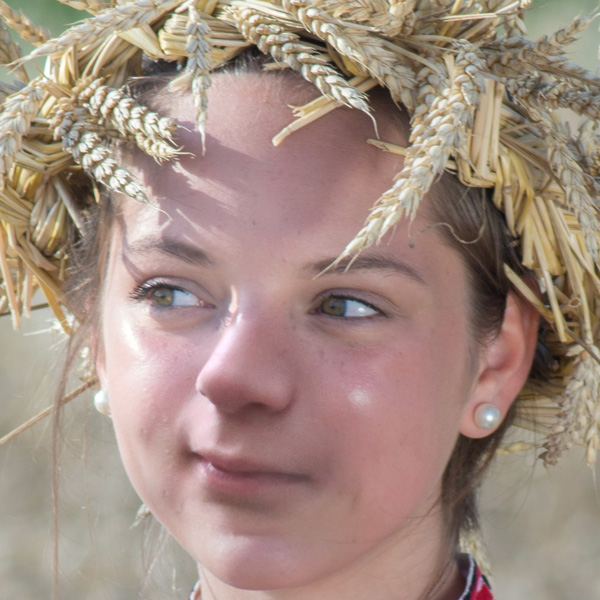
#> input picture data/raw/fake/easy_106_0011.jpg, 600 x 600 px, found by its file name; its folder holds only this picture in this run
$ python forensics.py
#> lines starting #> are read from the running program, lines starting #| are printed output that depends on the picture
import cv2
import numpy as np
from PIL import Image, ImageChops, ImageEnhance
from PIL.ExifTags import TAGS
import os
import uuid
from datetime import datetime
from pathlib import Path

# ==========================================
# 1. METADATA ANALYSIS
# ==========================================
def get_metadata_score(image_path):
    try:
        img = Image.open(image_path)
        exif_data = img._getexif()
        if exif_data:
            for tag_id, value in exif_data.items():
                tag = TAGS.get(tag_id, tag_id)
                if tag == 'Software' and any(x in str(value).lower() for x in ['adobe', 'photoshop', 'gimp']):
                    return 100.0
            return 0.0
        else:
            return 40.0
    except:
        return 20.0

# ==========================================
# 2. COMPLETE ELA (Error Level Analysis)
# ==========================================
def get_ela_image_and_score(image_path, quality=95):
    """Get ELA image and score together (reusable for visualizations)"""
    temp_file = f"temp_{uuid.uuid4().hex}.jpg"
    try:
        original = Image.open(image_path).convert("RGB")
        original.save(temp_file, "JPEG", quality=quality)
        resaved = Image.open(temp_file)

        ela_diff = ImageChops.difference(original, resaved)
        extrema = ela_diff.getextrema()
        scale = 255.0 / (max(ex[1] for ex in extrema) or 1)
        ela_enhanced = ImageEnhance.Brightness(ela_diff).enhance(scale)

        avg_brightness = np.mean(np.array(ela_enhanced.convert("L")))
        score = min(100.0, avg_brightness * 4)

        return ela_enhanced, round(float(score), 2), original
    except Exception as e:
        return None, 0.0, None
    finally:
        if os.path.exists(temp_file):
            os.remove(temp_file)

def get_ela_score(image_path, quality=95):
    """Wrapper for backward compatibility"""
    _, score, _ = get_ela_image_and_score(image_path, quality)
    return score

# ==========================================
# 3. COPY-MOVE DETECTION
# ==========================================
def get_copy_move_image_and_score(image_path, enhanced=False):
    """Get copy-move visualization and score"""
    img = cv2.imread(image_path)
    if img is None:
        return img, 0.0

    gray = cv2.cvtColor(img, cv2.COLOR_BGR2GRAY)

    # Use enhanced parameters for Week 3 task
    if enhanced:
        orb = cv2.ORB_create(nfeatures=1500)
        distance_threshold = 0.12
        score_multiplier = 3.5
    else:
        orb = cv2.ORB_create(nfeatures=1000)
        distance_threshold = 0.10
        score_multiplier = 10.0

    kp, des = orb.detectAndCompute(gray, None)

    suspicious_points = []
    if des is not None:
        bf = cv2.BFMatcher(cv2.NORM_HAMMING)
        matches = bf.knnMatch(des, des, k=2)

        for m, n in matches:
            if m.distance < distance_threshold * n.distance and m.queryIdx != m.trainIdx:
                suspicious_points.append((kp[m.queryIdx].pt, kp[m.trainIdx].pt))

    # Draw on image
    for p1, p2 in suspicious_points:
        cv2.circle(img, tuple(map(int, p1)), 6, (0, 0, 255), 2)  # Red for source
        cv2.circle(img, tuple(map(int, p2)), 6, (255, 0, 0), 2)  # Blue for duplicate

    # Calculate score
    cm_score = min(100.0, len(suspicious_points) * score_multiplier)

    return img, round(cm_score, 2)

def get_copy_move_score(image_path):
    """Wrapper for backward compatibility"""
    _, score = get_copy_move_image_and_score(image_path, enhanced=False)
    return score

# ==========================================
# 4. VISUALIZATION FUNCTIONS (Week 3 Task)
# ==========================================
def generate_ela_overlay(image_path, output_dir="uploads/ela_overlays"):
    """Create ELA heatmap overlay visualization"""
    Path(output_dir).mkdir(exist_ok=True, parents=True)

    # Get ELA image and score efficiently
    ela_image, ela_score, original = get_ela_image_and_score(image_path)
    if ela_image is None:
        return None, ela_score

    # Convert to heatmap
    ela_gray = np.array(ela_image.convert("L"))
    heatmap = cv2.applyColorMap(ela_gray, cv2.COLORMAP_JET)

    # Overlay on original
    original_np = np.array(original)
    overlay = cv2.addWeighted(original_np, 0.7, heatmap, 0.3, 0)

    # Save
    filename = Path(image_path).name
    output_path = Path(output_dir) / f"ela_overlay_{filename}"
    cv2.imwrite(str(output_path), cv2.cvtColor(overlay, cv2.COLOR_RGB2BGR))

    return str(output_path), ela_score

def generate_copy_move_visualization(image_path, output_dir="uploads/cm_visuals"):
    """Create copy-move detection visualization with enhanced detection"""
    Path(output_dir).mkdir(exist_ok=True, parents=True)

    # Get enhanced visualization
    cm_image, cm_score = get_copy_move_image_and_score(image_path, enhanced=True)

    # Save
    filename = Path(image_path).name
    output_path = Path(output_dir) / f"cm_visual_{filename}"
    cv2.imwrite(str(output_path), cm_image)

    return str(output_path), cm_score

# ==========================================
# 5. COMBINED ANALYSIS FUNCTIONS
# ==========================================
def run_full_forensic_analysis(image_path, label="uploaded"):
    """Original forensic analysis (for backward compatibility)"""
    ela = get_ela_score(image_path)
    meta = get_metadata_score(image_path)
    cm = get_copy_move_score(image_path)

    combined = round((ela * 0.4) + (meta * 0.4) + (cm * 0.2), 2)
    risk_lvl = "HIGH" if combined > 70 else "MEDIUM" if combined > 35 else "LOW"

    return {
        "filename": os.path.basename(image_path),
        "label": label,
        "ela_score": ela,
        "metadata_score": meta,
        "copy_move_score": cm,
        "combined_risk": combined,
        "risk_level": risk_lvl
    }

def run_enhanced_forensic_analysis(image_path):
    """Enhanced forensic analysis with visualizations (Week 3 Task)"""
    # Get base scores
    base_result = run_full_forensic_analysis(image_path)
#> in get_ela_image_and_score, original is the input picture: PIL image 600x600 RGB; mean R, G, B 163.2, 141.2, 129.7
#> in get_ela_image_and_score, `extrema = ela_diff.getextrema()`: extrema = ((0, 18), (0, 11), (0, 24))
#> in get_ela_image_and_score, `scale = 255.0 / (max(ex[1] for ex in extrema) or 1)`: scale = 10.62
#> in get_ela_image_and_score, `ela_enhanced = ImageEnhance.Brightness(ela_diff).enhance(scale)`:
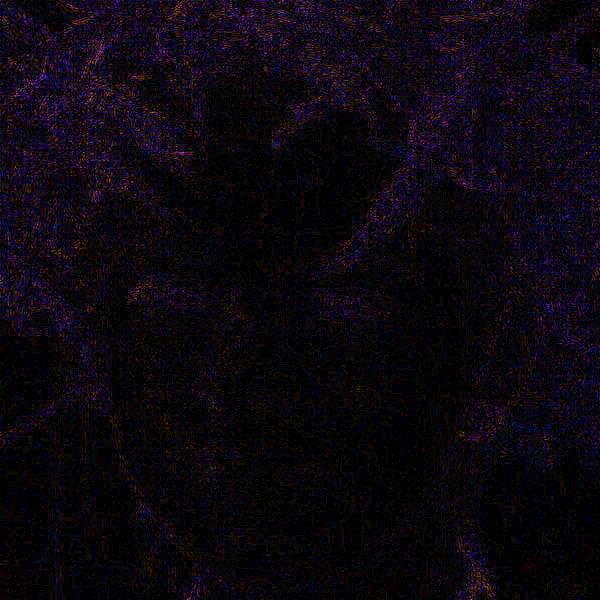
#> ela_enhanced: PIL image 600x600 RGB; mean R, G, B 12.2, 7, 14.4
#> in get_ela_image_and_score, `avg_brightness = np.mean(np.array(ela_enhanced.convert("L")))`: avg_brightness = 9.34
#> in get_ela_image_and_score, `score = min(100.0, avg_brightness * 4)`: score = 37.37
#> in get_copy_move_image_and_score, `gray = cv2.cvtColor(img, cv2.COLOR_BGR2GRAY)`:
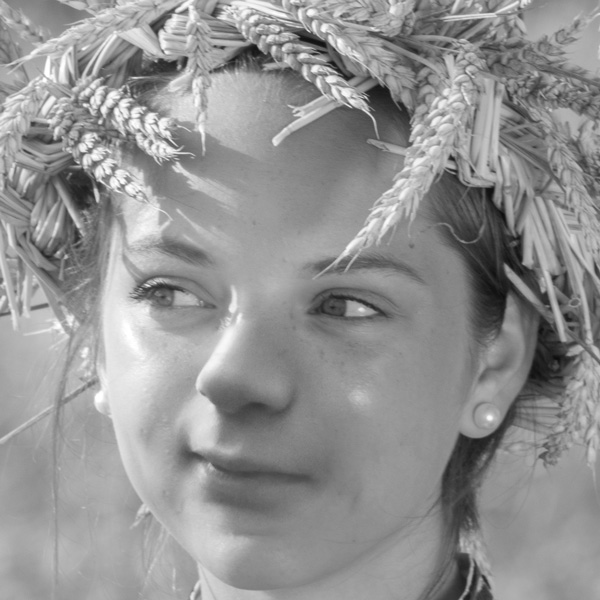
#> gray: shape (600, 600); min 12, max 255, mean 146.5
#> in get_copy_move_image_and_score, `kp, des = orb.detectAndCompute(gray, None)`: kp = 1000 keypoints; strongest (x, y, size): (88, 101, 31), (161, 31, 31), (122, 185, 31), (84, 153, 31)
#> in get_copy_move_image_and_score, `matches = bf.knnMatch(des, des, k=2)`: matches = 1000 matches
#> after the loop in get_copy_move_image_and_score, `for m, n in matches:`: suspicious_points = []
#> in get_copy_move_image_and_score, `cm_score = min(100.0, len(suspicious_points) * score_multiplier)`: cm_score = 0
#> in run_full_forensic_analysis, `combined = round((ela * 0.4) + (meta * 0.4) + (cm * 0.2), 2)`: combined = 30.95
#> in run_full_forensic_analysis, `risk_lvl = "HIGH" if combined > 70 else "MEDIUM" if combined > 35 else..`: risk_lvl = 'LOW'
#> base_result = {'filename': 'easy_106_0011.jpg', 'label': 'uploaded', 'ela_score': 37.37, 'metadata_score': 40, 'copy_move_score': 0, 'combined_risk': 30.95, 'risk_level': 'LOW'}

    # Generate visualizations
    ela_overlay_path, ela_enhanced = generate_ela_overlay(image_path)
#> in generate_ela_overlay, `ela_gray = np.array(ela_image.convert("L"))`:
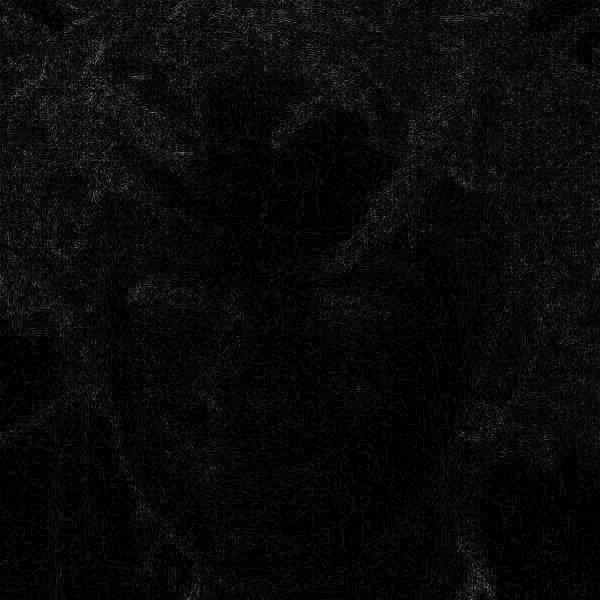
#> ela_gray: shape (600, 600); min 0, max 134, mean 9.3
#> in generate_ela_overlay, `heatmap = cv2.applyColorMap(ela_gray, cv2.COLORMAP_JET)`:
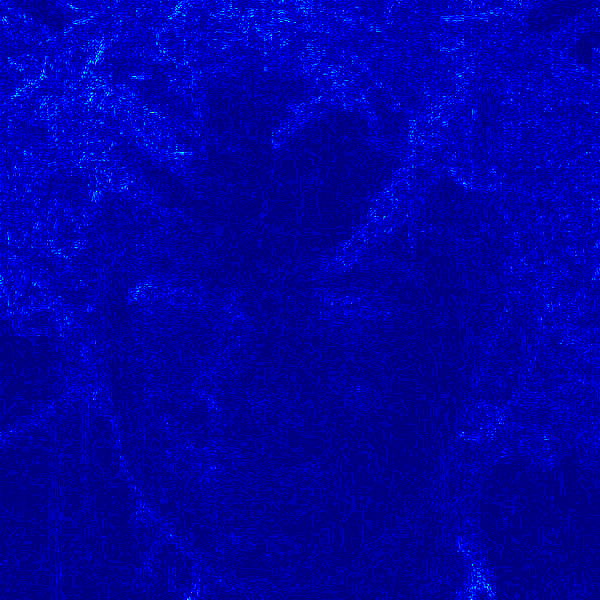
#> heatmap: shape (600, 600, 3); mean B, G, R 164, 1.3, 0
#> in generate_ela_overlay, `overlay = cv2.addWeighted(original_np, 0.7, heatmap, 0.3, 0)`:
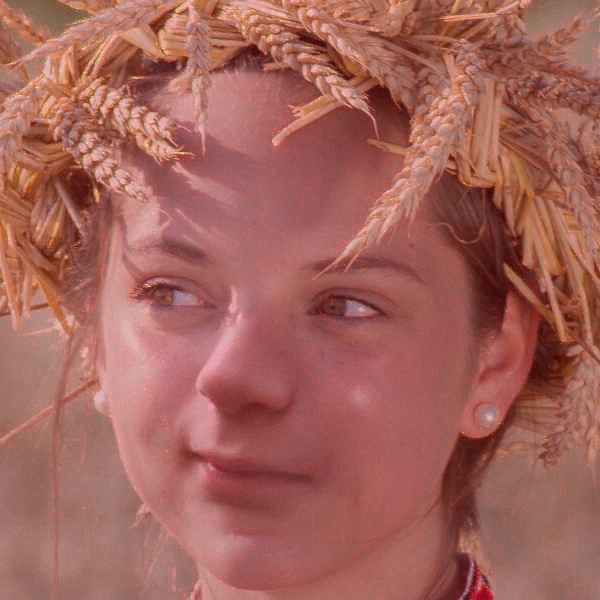
#> overlay: shape (600, 600, 3); mean R, G, B 163.4, 99.2, 90.8
    cm_visual_path, cm_enhanced = generate_copy_move_visualization(image_path)
#> in get_copy_move_image_and_score (call 2), `kp, des = orb.detectAndCompute(gray, None)`: kp = 1500 keypoints; strongest (x, y, size): (88, 101, 31), (161, 31, 31), (122, 185, 31), (84, 153, 31)
#> in get_copy_move_image_and_score (call 2), `matches = bf.knnMatch(des, des, k=2)`: matches = 1500 matches
#> in generate_copy_move_visualization, `cm_image, cm_score = get_copy_move_image_and_score(image_path, enhance..`: cm_score = 0
#> cm_enhanced = 0

    # Calculate enhanced combined score (50% ELA, 30% CM, 20% Meta)
    enhanced_combined = round(
        (ela_enhanced * 0.5) +
        (cm_enhanced * 0.3) +
        (base_result['metadata_score'] * 0.2),
        2
    )
#> enhanced_combined = 26.68

    enhanced_risk = "HIGH" if enhanced_combined > 65 else "MEDIUM" if enhanced_combined > 30 else "LOW"
#> enhanced_risk = 'LOW'

    # Return enhanced results
    return {
        **base_result,
        "ela_enhanced_score": ela_enhanced,
        "copy_move_enhanced_score": cm_enhanced,
        "enhanced_combined_risk": enhanced_combined,
        "enhanced_risk_level": enhanced_risk,
        "ela_overlay_url": f"/uploads/ela_overlays/{Path(ela_overlay_path).name}" if ela_overlay_path else None,
        "copy_move_visual_url": f"/uploads/cm_visuals/{Path(cm_visual_path).name}" if cm_visual_path else None,
        "visualizations_generated": ela_overlay_path is not None and cm_visual_path is not None
    }

# ==========================================

if __name__ == "__main__":
    # Your target paths
    folders = {
        "FAKE": r"C:\Users\HCES\MyProject\data\raw\fake",
        "REAL": r"C:\Users\HCES\MyProject\data\raw\real"
    }

    for category, folder_path in folders.items():
        print(f"\n--- PROCESSING CATEGORY: {category} ---")
        if not os.path.exists(folder_path):
            print(f"Directory not found: {folder_path}")
            continue

        # Get all image files in the directory
        image_extensions = ('.jpg', '.jpeg', '.png', '.tif', '.bmp')
        images = [f for f in os.listdir(folder_path) if f.lower().endswith(image_extensions)]

        if not images:
            print(f"No images found in {folder_path}")
            continue

        for image_name in images:
            full_path = os.path.join(folder_path, image_name)
            print(f"Analyzing: {image_name}...")

            # Run the enhanced analysis
            results = run_enhanced_forensic_analysis(full_path)
#> results = 14 items

            print(f"  > Combined Risk: {results['enhanced_combined_risk']}%")
#|   > Combined Risk: 26.68%
            print(f"  > Level: {results['enhanced_risk_level']}")
#|   > Level: LOW
            print("-" * 30)

    print("\n--- ALL FOLDERS PROCESSED ---")
